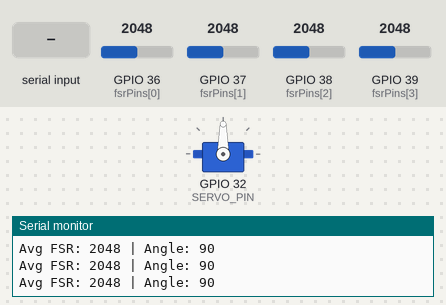
Bench run of a sketch on a simulated ESP32. On the bench: servo, the last lines printed to the serial monitor. The test bench sets the inputs (shaded band); at power-on: GPIO 36 (fsrPins[0]) = 2048, GPIO 37 (fsrPins[1]) = 2048, GPIO 38 (fsrPins[2]) = 2048, GPIO 39 (fsrPins[3]) = 2048. Nothing arrives over Bluetooth unless stated.

Above: at 1.7 s.
1.8 s: "Off" received over the second serial link
At 4.0 s:
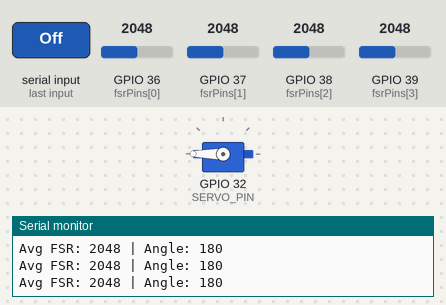
4.3 s: "On" received over the second serial link
Timing chart, 0 to 7.3 s (numbered marks = the images above; inputs shaded):
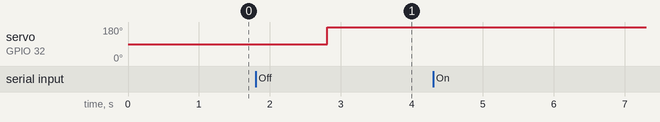

Measured:
- after the input at 1.8 s, servo on GPIO 32 (SERVO_PIN): 90° → 180° after 1.0 s

The sketch:

BTCONNECT.ino
```cpp
#include <BluetoothSerial.h>
#include <ESP32Servo.h>

#if !defined(CONFIG_BT_ENABLED) || !defined(CONFIG_BLUEDROID_ENABLED)
#error Bluetooth is not enabled! Please run `make menuconfig` to and enable it
#endif

Servo myServo;
const int SERVO_PIN = 32;

const int NUM_SENSORS = 4;
const int fsrPins[NUM_SENSORS] = {A0, A1, A2, A3};  // FSR inputs

BluetoothSerial SerialBT;

// Threshold Settings
// These are analog values
const int TARGET_LOW  = 300;   // lower bound of desired force range
const int TARGET_HIGH = 700;   // upper bound of desired force range
const int DEADBAND    = 20;    // small band to avoid jitter around thresholds


// Servo Settings
const int MIN_ANGLE   = 0;     // hard limit for servo
const int MAX_ANGLE   = 180;   // hard limit for servo
const int START_ANGLE = 90;    // starting at 90 degrees
const int STEP_ANGLE  = 2;     // how many degrees to move per correction step


void setup() {
  Serial.begin(115200);
  SerialBT.begin("ESP32test"); //Bluetooth device name
  Serial.println("The device started, now you can pair it with bluetooth!");
  myServo.attach(SERVO_PIN, 500, 2500);
  myServo.write(START_ANGLE);  // start at 90°
  delay(500);
}

int readAverageFSR() {
  long sum = 0;
  for (int i = 0; i < NUM_SENSORS; i++) {
    int reading = analogRead(fsrPins[i]);
    sum += reading;
  }
  int avg = sum / NUM_SENSORS;
  return avg;
}

void loop() {
  int avgFSR = readAverageFSR();
  int currentAngle = myServo.read();  // current servo angle

  // Print for debugging
  Serial.print("Avg FSR: ");
  Serial.print(avgFSR);
  Serial.print(" | Angle: ");
  Serial.println(currentAngle);

  // Control logic:
  // If pressure is too low -> move one direction
  // If pressure is too high -> move opposite direction
  // If inside range -> do nothing (or very small changes if you want)
  if (SerialBT.available()) {
      //Serial.print(SerialBT.readString());
      String msg = SerialBT.readString();
      Serial.print(msg);

      if (msg == "On"){
        if (avgFSR < (TARGET_LOW - DEADBAND)) {
        // Too little force -> move servo to try to increase it
        currentAngle -= STEP_ANGLE;
        }
        else if (avgFSR > (TARGET_HIGH + DEADBAND)) {
        // Too much force -> move servo to try to decrease it
        currentAngle += STEP_ANGLE;
        }
        // Clamp angle to safe servo range
        currentAngle = constrain(currentAngle, MIN_ANGLE, MAX_ANGLE);
        myServo.write(currentAngle);
      }
      else if (msg == "Off"){
        myServo.write(180);
      }
   }
   delay(20);
}
```
